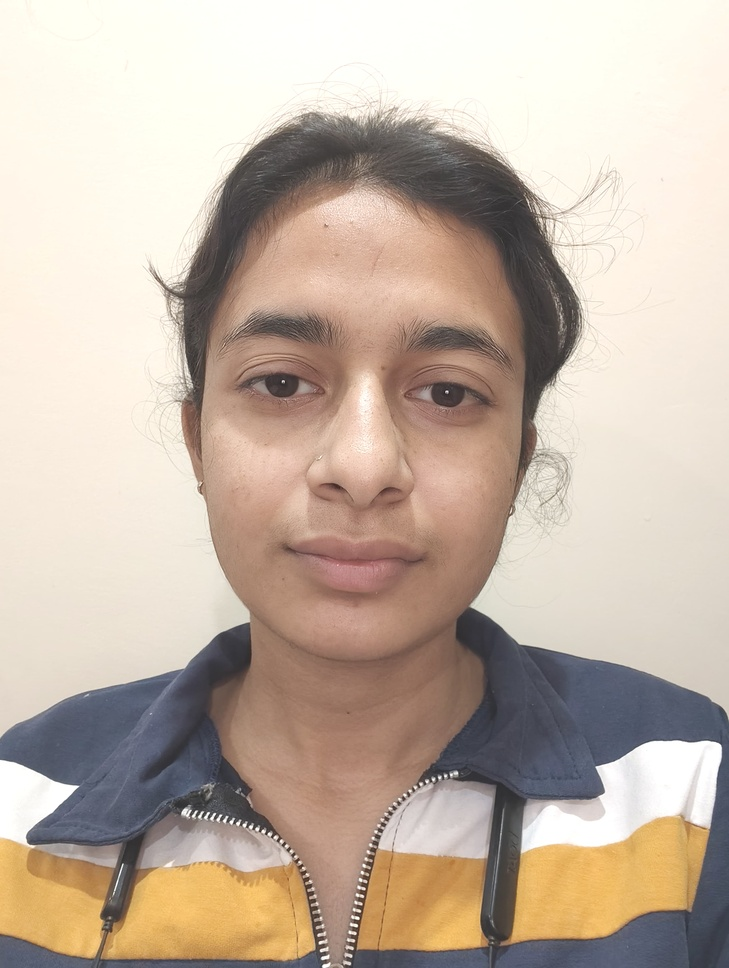
#> input picture known_Faces/Akansha/augmented/akansha1_bright.jpg, 729 x 968 px, shrunk from 3072 x 4080 before the run
$ python -i augment.py   (imports and definitions only)
#> lines starting #> are read from the running program, lines starting #| are printed output that depends on the picture
import cv2
import numpy as np
import os


base_path = r"C:\Users\Dell\OneDrive\Desktop\end project\known_Faces\Akansha"
input_dir = os.path.join(base_path, "original")

output_dir = os.path.join(base_path, "augmented")

base_path = r"C:\Users\Dell\OneDrive\Desktop\end project\known_Faces\Nupur"
input_dir = os.path.join(base_path, "original")

output_dir = os.path.join(base_path, "augmented")


# [2 lines not run here, left out]


def augment_image(img_path, output_dir):
#> called with output_dir = 'out.png'
    img = cv2.imread(img_path)
#> img is the input picture: shape (968, 729, 3); mean B, G, R 165.6, 179.8, 195.7
    if img is None:
        return

    base_name = os.path.basename(img_path)
    name, ext = os.path.splitext(base_name)


    flipped = cv2.flip(img, 1)
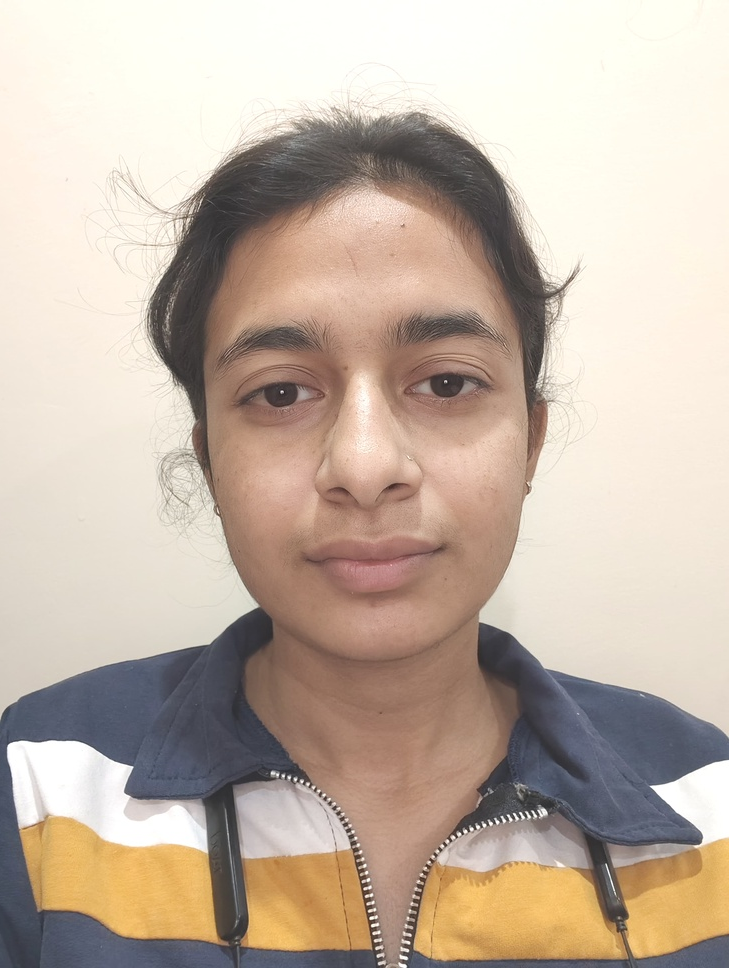
#> flipped: shape (968, 729, 3); mean B, G, R 165.6, 179.8, 195.7
    cv2.imwrite(f"{output_dir}/{name}_flip{ext}", flipped)


    rows, cols = img.shape[:2]
#> rows = 968; cols = 729
    M = cv2.getRotationMatrix2D((cols/2, rows/2), 15, 1)
    rotated = cv2.warpAffine(img, M, (cols, rows))
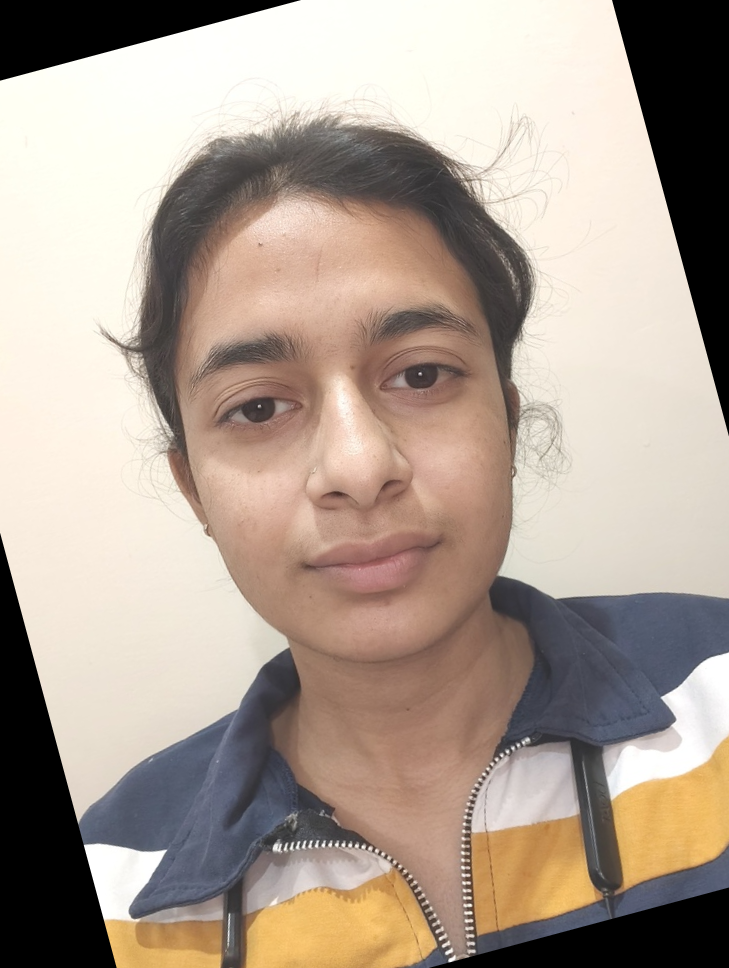
#> rotated: shape (968, 729, 3); mean B, G, R 146.3, 158.6, 173.4
    cv2.imwrite(f"{output_dir}/{name}_rot15{ext}", rotated)


    M = cv2.getRotationMatrix2D((cols/2, rows/2), -15, 1)
    rotated = cv2.warpAffine(img, M, (cols, rows))
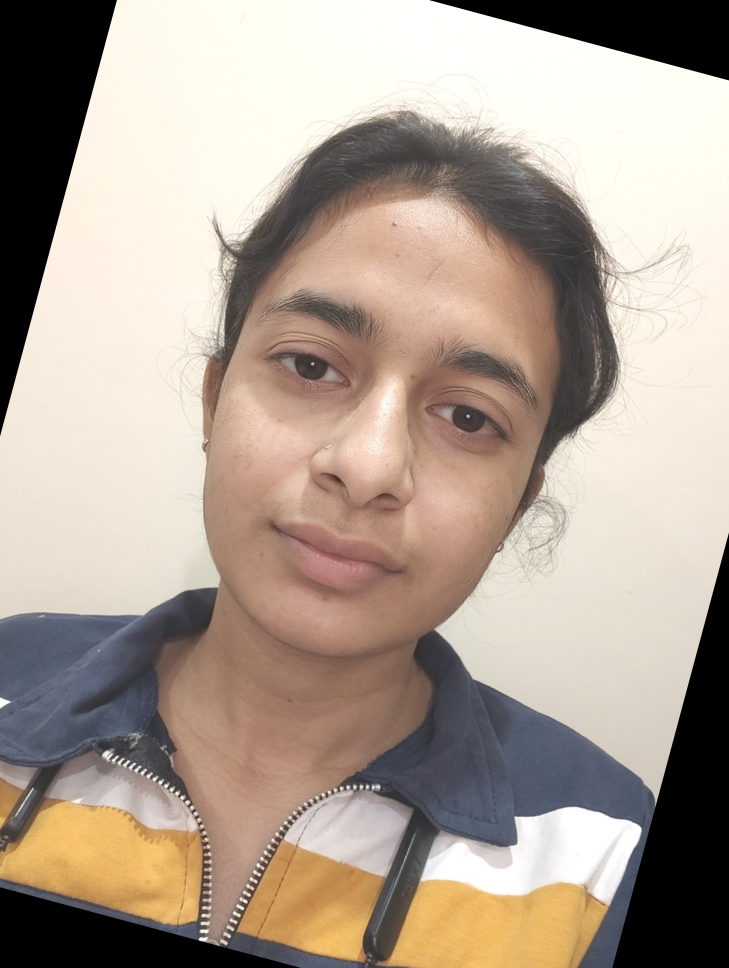
#> rotated: shape (968, 729, 3); mean B, G, R 146, 158.8, 173.7
    cv2.imwrite(f"{output_dir}/{name}_rot-15{ext}", rotated)


    bright = cv2.convertScaleAbs(img, beta=40)
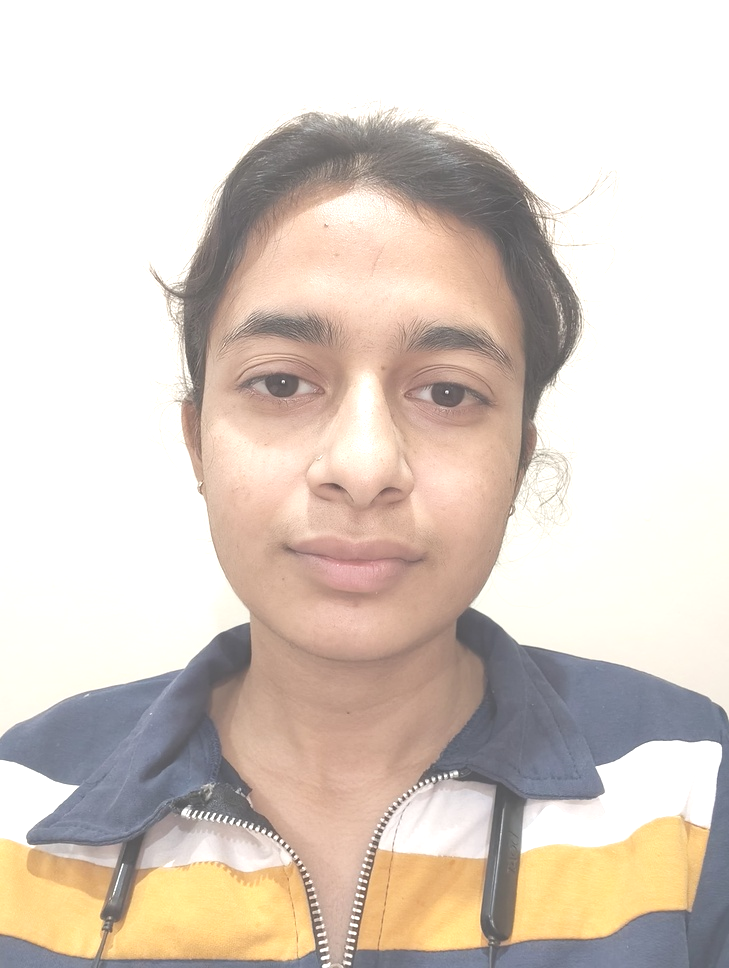
#> bright: shape (968, 729, 3); mean B, G, R 198.3, 207.9, 219.6
    cv2.imwrite(f"{output_dir}/{name}_bright{ext}", bright)
    dark = cv2.convertScaleAbs(img, beta=-40)
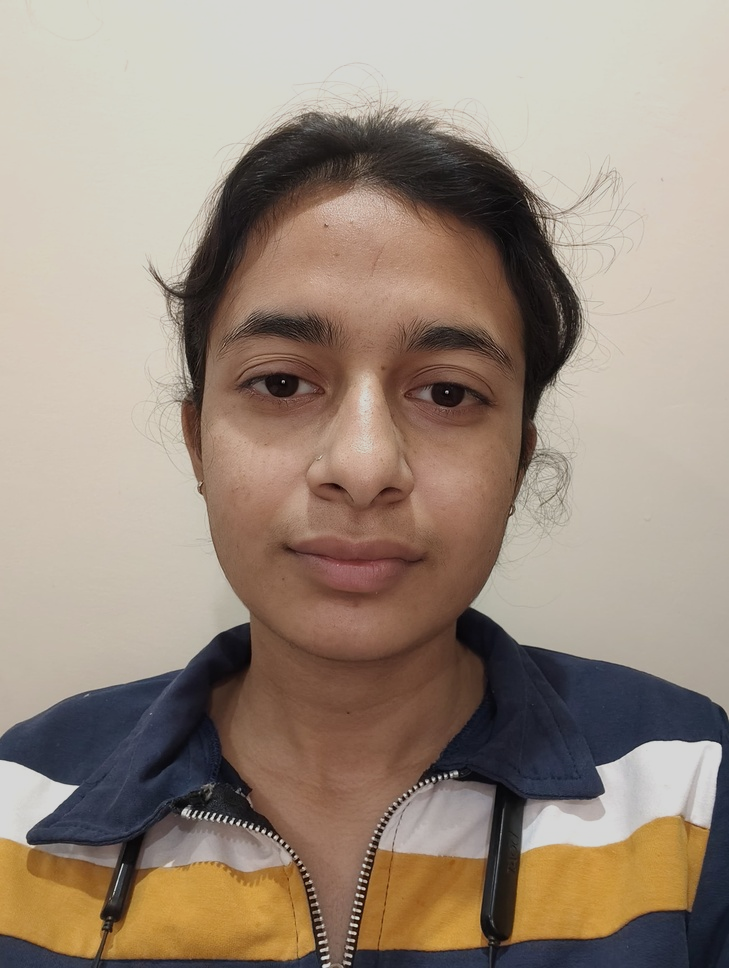
#> dark: shape (968, 729, 3); mean B, G, R 125.6, 139.8, 155.7
    cv2.imwrite(f"{output_dir}/{name}_dark{ext}", dark)


    blurred = cv2.GaussianBlur(img, (5,5), 0)
    cv2.imwrite(f"{output_dir}/{name}_blur{ext}", blurred)


# [6 lines not run here, left out]

>>> result = augment_image('known_Faces/Akansha/augmented/akansha1_bright.jpg', 'out.png')

$ run again, on known_Faces/Akansha/original/akansha3.jpg
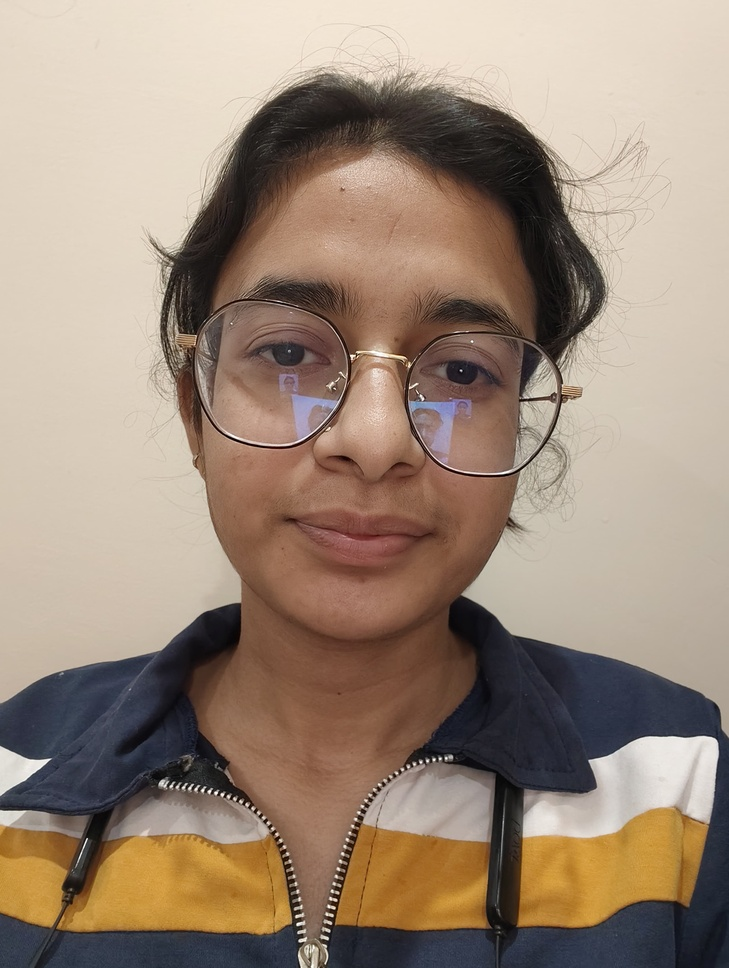
#> input picture known_Faces/Akansha/original/akansha3.jpg, 729 x 968 px, shrunk from 3072 x 4080 before the run
#> in augment_image, img is the input picture: shape (968, 729, 3); mean B, G, R 120.8, 137.2, 156.3
#> in augment_image, `bright = cv2.convertScaleAbs(img, beta=40)`:
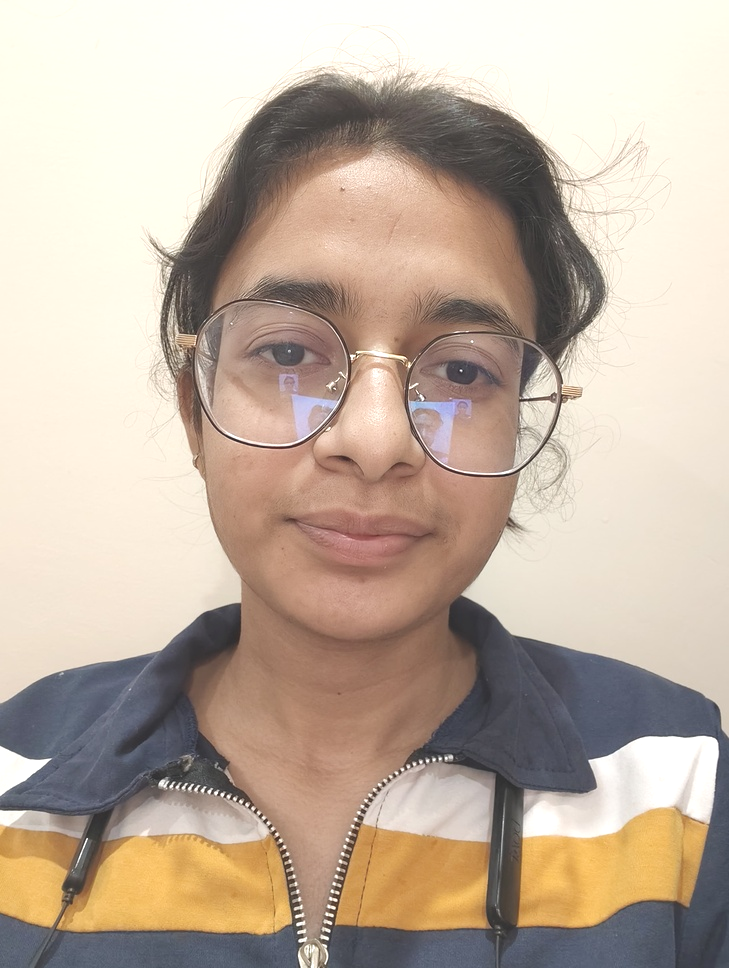
#> bright: shape (968, 729, 3); mean B, G, R 160.7, 176.4, 193
#> in augment_image, `dark = cv2.convertScaleAbs(img, beta=-40)`:
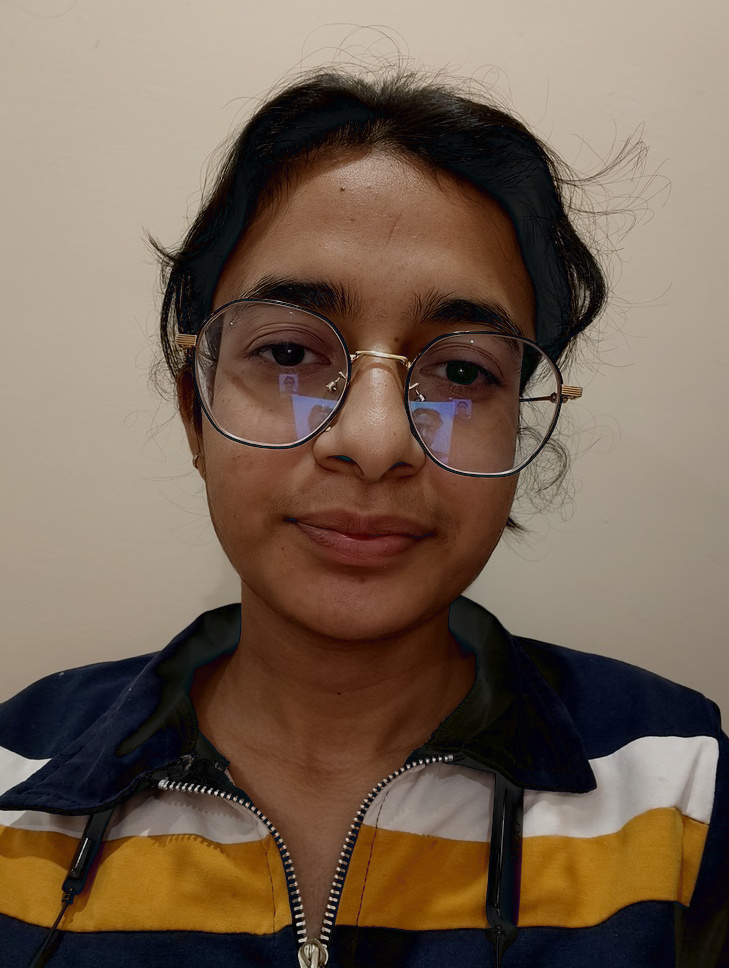
#> dark: shape (968, 729, 3); mean B, G, R 83.2, 99.4, 118
